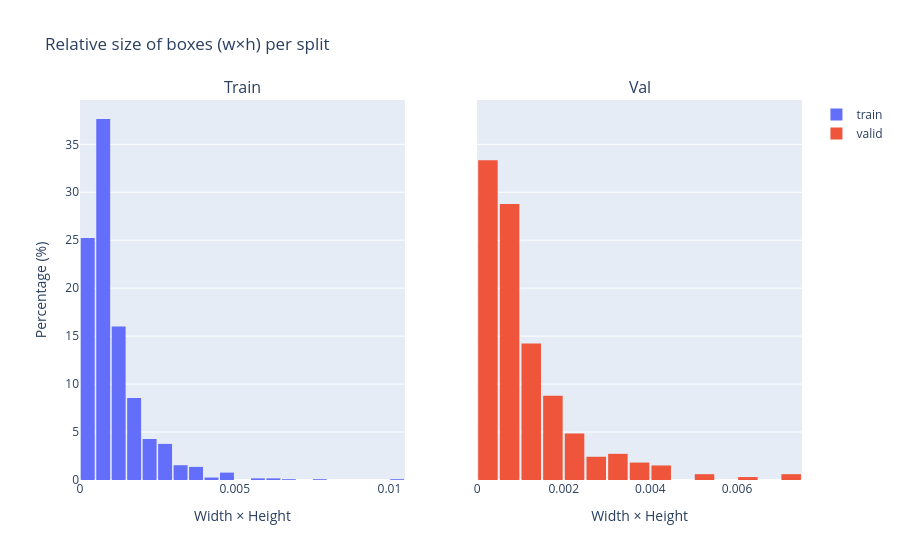

Here is the notebook cell this chart was saved with:
### Code cell
fig = make_subplots(rows=1, cols=2, subplot_titles=["Train", "Val"], shared_xaxes=True, shared_yaxes=True)

for i, split in enumerate(["train", "valid"], 1):
    rel_size = np.array(split_data[split]["w"]) * np.array(split_data[split]["h"])
    fig.add_trace(go.Histogram(x=rel_size, name=split, nbinsx=30, histnorm="percent"), row=1, col=i)

fig.update_layout(title="Relative size of boxes (w×h) per split", bargap=0.1)
fig.update_xaxes(title_text="Width × Height")
fig.update_yaxes(title_text="Percentage (%)", col=1)
fig.show()

### Figure 1 — Plotly figure (JSON) as saved in the notebook; plotly's stock layout.template omitted (floating-point values rounded to 4 significant figures; data arrays with more than 128 entries replaced by an {"elided": "..."} marker saying what was removed)
{"data": [{"histnorm": "percent", "name": "train", "nbinsx": 30, "type": "histogram", "x": {"elided": "1169 float values"}, "xaxis": "x", "yaxis": "y"}, {"histnorm": "percent", "name": "valid", "nbinsx": 30, "type": "histogram", "x": {"elided": "330 float values"}, "xaxis": "x2", "yaxis": "y2"}], "layout": {"annotations": [{"font": {"size": 16}, "showarrow": false, "text": "Train", "x": 0.225, "xanchor": "center", "xref": "paper", "y": 1, "yanchor": "bottom", "yref": "paper"}, {"font": {"size": 16}, "showarrow": false, "text": "Val", "x": 0.775, "xanchor": "center", "xref": "paper", "y": 1, "yanchor": "bottom", "yref": "paper"}], "bargap": 0.1, "title": {"text": "Relative size of boxes (w×h) per split"}, "xaxis": {"anchor": "y", "domain": [0, 0.45], "title": {"text": "Width × Height"}}, "xaxis2": {"anchor": "y2", "domain": [0.55, 1], "title": {"text": "Width × Height"}}, "yaxis": {"anchor": "x", "domain": [0, 1], "title": {"text": "Percentage (%)"}}, "yaxis2": {"anchor": "x2", "domain": [0, 1], "matches": "y", "showticklabels": false}}}
